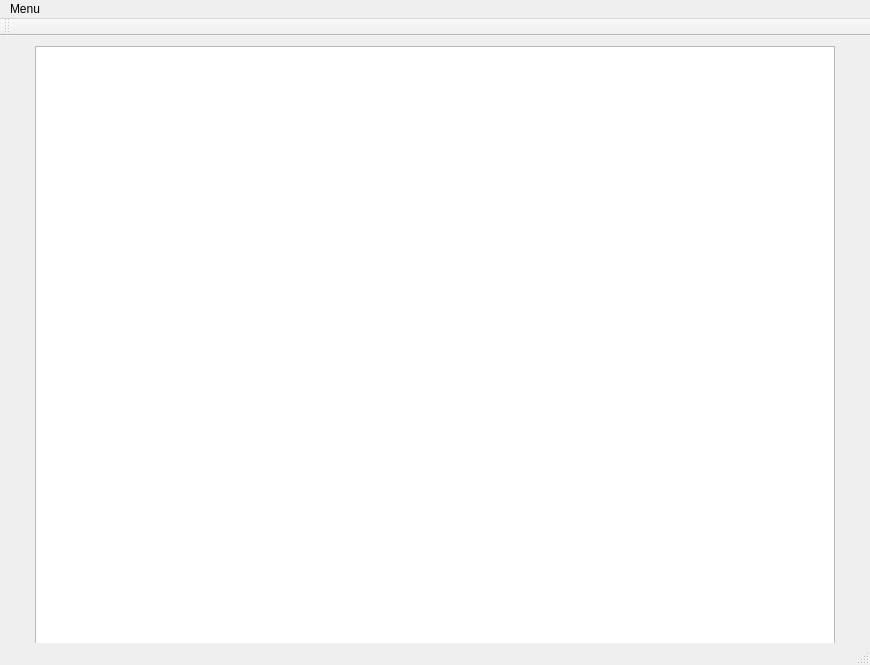
<?xml version="1.0" encoding="UTF-8"?>
<ui version="4.0">
 <class>MainWindow</class>
 <widget class="QMainWindow" name="MainWindow">
  <property name="geometry">
   <rect>
    <x>0</x>
    <y>0</y>
    <width>870</width>
    <height>665</height>
   </rect>
  </property>
  <property name="sizePolicy">
   <sizepolicy hsizetype="Expanding" vsizetype="Expanding">
    <horstretch>0</horstretch>
    <verstretch>0</verstretch>
   </sizepolicy>
  </property>
  <property name="windowTitle">
   <string>MainWindow</string>
  </property>
  <widget class="QWidget" name="centralWidget">
   <widget class="QGraphicsView" name="graphicsView">
    <property name="geometry">
     <rect>
      <x>35</x>
      <y>10</y>
      <width>800</width>
      <height>600</height>
     </rect>
    </property>
    <property name="sizePolicy">
     <sizepolicy hsizetype="Expanding" vsizetype="Expanding">
      <horstretch>0</horstretch>
      <verstretch>0</verstretch>
     </sizepolicy>
    </property>
   </widget>
  </widget>
  <widget class="QMenuBar" name="menuBar">
   <property name="geometry">
    <rect>
     <x>0</x>
     <y>0</y>
     <width>870</width>
     <height>21</height>
    </rect>
   </property>
   <widget class="QMenu" name="menuMenu">
    <property name="title">
     <string>Menu</string>
    </property>
    <addaction name="actionSave"/>
    <addaction name="actionJust_Show_It"/>
   </widget>
   <addaction name="menuMenu"/>
  </widget>
  <widget class="QToolBar" name="mainToolBar">
   <attribute name="toolBarArea">
    <enum>TopToolBarArea</enum>
   </attribute>
   <attribute name="toolBarBreak">
    <bool>false</bool>
   </attribute>
  </widget>
  <widget class="QStatusBar" name="statusBar"/>
  <action name="actionSave">
   <property name="text">
    <string>Save</string>
   </property>
  </action>
  <action name="actionJust_Show_It">
   <property name="text">
    <string>Just Show It</string>
   </property>
  </action>
 </widget>
 <layoutdefault spacing="6" margin="11"/>
 <resources/>
 <connections/>
</ui>
